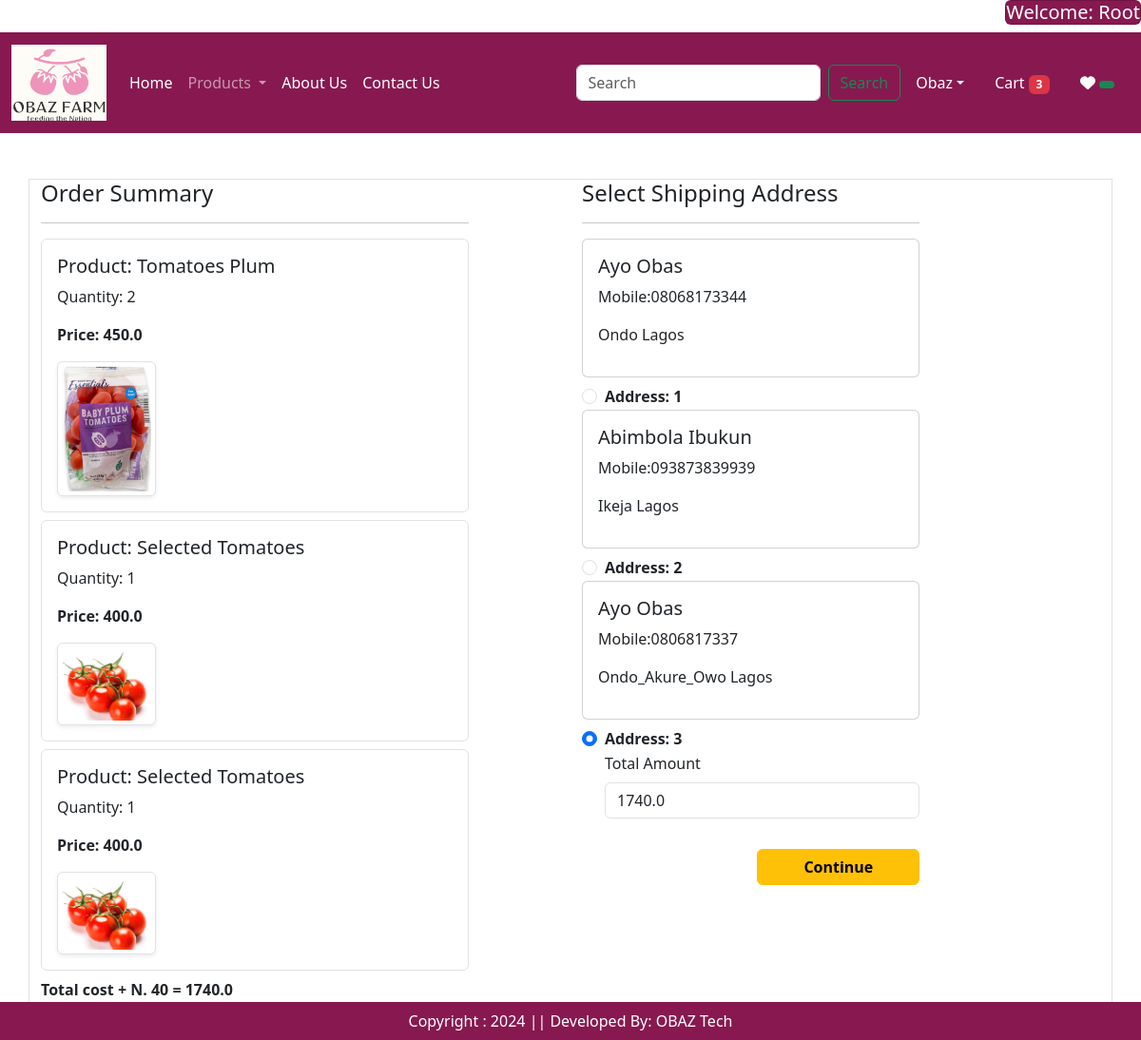
Screenshot of /checkout/ (signed in) with the database file from the repository.
### app/models.py (models this page shows, shortened)
class Cart(models.Model):
    user = models.ForeignKey(User, on_delete = models.CASCADE)
    products = models.ForeignKey(Product, on_delete = models.CASCADE)
    quantity = models.PositiveIntegerField(default = 1)

class Product(models.Model):
    title = models.CharField(max_length = 100)
    selling_price = models.FloatField()
    discounted_price = models.FloatField()
    description = models.TextField()
    composition = models.TextField(default = '')
    prodapp = models.TextField(default = '')
    category = models.CharField(choices = CATEGORY_CHOICES, max_length = 2)
    product_image = models.ImageField(upload_to = 'product')

class Customer(models.Model):
    user = models.ForeignKey(User,on_delete=models.CASCADE)
    firstname = models.CharField(max_length = 200)
    lastname = models.CharField(max_length = 200)
    city = models.CharField(max_length= 200)
    mobile = models.IntegerField(default = 0)
    zipcode = models.IntegerField()
    state = models.CharField(choices = STATE_CHOICES, max_length = 100)
    def __str__(self):
        return self.firstname

### app/views.py (the view)
# urls.py: path('checkout/', views.checkout.as_view(), name = 'checkout'),
class checkout(View):
    def get(self, request):
        totalitem = get_total_cart_items(request)
        user= request.user
        add = Customer.objects.filter(user = user)
        print("add", add)
        if not add.exists():
            return redirect("/address")
        cart_items = Cart.objects.filter(user = user)
        famount = 0
        for p in cart_items:
            value = p.quantity * p.products.discounted_price
            famount = famount + value
        totalamount = famount + 40
        return render(request, 'app/checkout.html', locals())

### app/views.py (called while the page is built)
def get_total_cart_items(request):
    totalitem = 0
    if request.user.is_authenticated:
        totalitem = len(Cart.objects.filter(user = request.user))
    return totalitem

### app/templates/app/checkout.html (shortened to what this page needs)
{% extends 'app/base.html' %}
{% load static %}
{% block main-content %}
<div class = "container">
<div class = "row border mt-5">
<div class = "col-sm-5">
<h4>Order Summary</h4>
<hr>
{% for item in cart_items %}
<div class = "card mb-2 border">
<div class = "card-body">
<h5>Product: {{item.products.title}}</h5>
<p>Quantity: {{item.quantity}}</p>
<p class = "fw-bold">Price: {{item.products.discounted_price}}</p>
<div class = "col-sm-3 text-center align-self-center"><img src = "{{item.products.product_image.url}}" alt = "" srcset = ""
class = "img-fluid img-thumbnail shadow-sm" height = "150" width = "150"></div>
</div>
</div>
{% endfor %}
<p class = "fw-bold">Total cost + N. 40 = {{totalamount}}</p>
<small>Term and Condition: lorem ipsum</small>
</div>
<div class = "col-sm-4 offset-sm-1">
<h4>Select Shipping Address</h4>
<hr>
<form method = "post" id = "myform">
{% for ad in add %}
<div class = "card">
<div class = "card-body">
<h5>{{ad.firstname}} {{ad.lastname}}</h5>
<p>Mobile:0{{ad.mobile}}</p>
<p>{{ad.city}} {{ad.state}}  </p>
</div>
</div>
<div class = "form-check mt-2 ">
<label class = "form-check-label fw-bold" for = "custadd{{forloop.counter}}"> Address: {{forloop.counter}}</label>
<input class = "form-check-input" type = "radio" checked name = "custid" id = "custadd{{forloop.counter}}" value = "{{ad.id}}">
</div>
{% endfor %}
<div class = "form-check mb-3">
<label for="totalamount" class = "form-label">Total Amount</label>
<input type = "number" class = "form-control" name = "totalamount" value = {{totalamount}} readonly>
</div>
<div class = "text-end">
<button type = "submit" class = "btn btn-warning mt-3 px-5 fw-bold">Continue</button>
</div>
</form>
</div>
</div>
</div>
{% endblock main-content %}

### app/templates/app/base.html (shortened to what this page needs)
<!DOCTYPE html>
{% load static %}
<html lang="en">
<head>
    <link href = "https://cdn.jsdelivr.net/npm/bootstrap@5.3.3/dist/css/bootstrap.min.css" rel = "stylesheet"
    />
    <link href="https://cdn.jsdelivr.net/npm/bootstrap-icons/font/bootstrap-icons.css" rel="stylesheet"/>
    <link rel = "stylesheet" href = "{% static 'app/css/owl.carousel.min.css' %}" />
    <link rel = "stylesheet" href = "{% static 'app/css/all.min.css' %}" />
     <link rel = "stylesheet" href = "{% static 'app/css/style.css' %}" />
</head>
<body>
<div class = "row">
<div class = "col-sm-12">
 <div class ="float-end">
 <h5 style = "color: black;">{% if request.user.is_authenticated %}  <span class = "text-capitalize card  text-white" style = "background-color: rgb(135 25 80)"> Welcome: {{request.user}} {% endif %}</span></h5>
     </div>
     </div>
  <div class = "col-sm-12">
<nav class="navbar navbar-expand-lg navbar-dark">
  <div class="container-fluid">
    <a class="navbar-brand" href="{% url 'home' %}"><img src = "{% static "app/images/company_logo.png" %}" width = "100" height = "80"/></a>
    <div class="collapse navbar-collapse" id="navbarSupportedContent">
      <ul class="navbar-nav me-auto mb-2 mb-lg-0">
      {% if request.user.is_authenticated %}
        <li class="nav-item">
          <a class="nav-link active" aria-current="page" href="{% url 'home' %}">Home</a>
        </li>
        <li class="nav-item dropdown">
          <a class="nav-link dropdown-toggle" href="#" role="button" data-bs-toggle="dropdown" aria-expanded="false">
            Products
          </a>
        </li>
       <li class="nav-item">
          <a class="nav-link text-white" href="{% url 'about' %}">About Us</a>
        </li>
        <li class="nav-item">
          <a class="nav-link text-white" href="{% url 'contact' %}">Contact Us</a>
        </li>
      </ul>
      <form class="d-flex" role="search">
        <input class="form-control me-2" type="search" placeholder="Search" aria-label="Search">
        <button class="btn btn-outline-success" type="submit">Search</button>
      </form>
    </div>
    <ul class = "navbar-nav me-auto mb-2 mb-lg-0">
    <li class = "nav-item dropdown mx-2">
    <a class = "nav-link dropdown-toggle text-white" href = "#"
    id = "profileDropdown" role = "button" data-bs-toggle = "dropdown"
    aria-expanded = "false">Obaz</a>
    </li>
    <li class = "nav-item mx-2">
        <a href = "{% url 'showcart' %}"  id = "eml" class = "nav-link text-white">Cart <span class = "badge bg-danger">{% if totalitem > 0 %} {{totalitem}} {% endif %}</span></a>
    </li>
    <li class = "nav-item mx-2">
        <a href = "{% url 'wishlist' %}" id = "wish" class = "nav-link text-white"> <span> <i class ="fa fa-heart"></i></span>
        <span class ="badge bg-success" > {% if wishtotalitem > 0 %} {{wishtotalitem}} {% endif %}
          </span> </a>
    </li>
    {% endif %}
    </ul>
  </div>
  </div>
</div>
{% block main-content %}{% endblock main-content %}
<footer class = "container-fluid fixed-bottom text-white text-center p-2 mt-5">
Copyright : 2024 || Developed By: OBAZ Tech
</footer>
</body>
</html>

### app/static/app/css/style.css (style rules this page uses)
.navbar { background-color: rgb(135 25 80) !important; }
footer { background-color: rgb(135 25 80) !important; }

### rows the page displays
Cart: products "Tomatoes Plum", quantity "2", products.discounted_price "450.0", products.product_image (picture)
Cart: products "Selected Tomatoes", quantity "1", products.discounted_price "400.0", products.product_image (picture)
Cart: products "Selected Tomatoes", quantity "1", products.discounted_price "400.0", products.product_image (picture)
Customer: firstname "Ayo", lastname "Obas", mobile "8068173344", city "Ondo", state "Lagos"
Customer: firstname "Abimbola", lastname "Ibukun", mobile "93873839939", city "Ikeja", state "Lagos"
Customer: firstname "Ayo", lastname "Obas", mobile "806817337", city "Ondo_Akure_Owo", state "Lagos"

### other values shown
{{ request.user }} "Root"
{{ totalitem }} "3"
{{ totalamount }} "1740.0"
